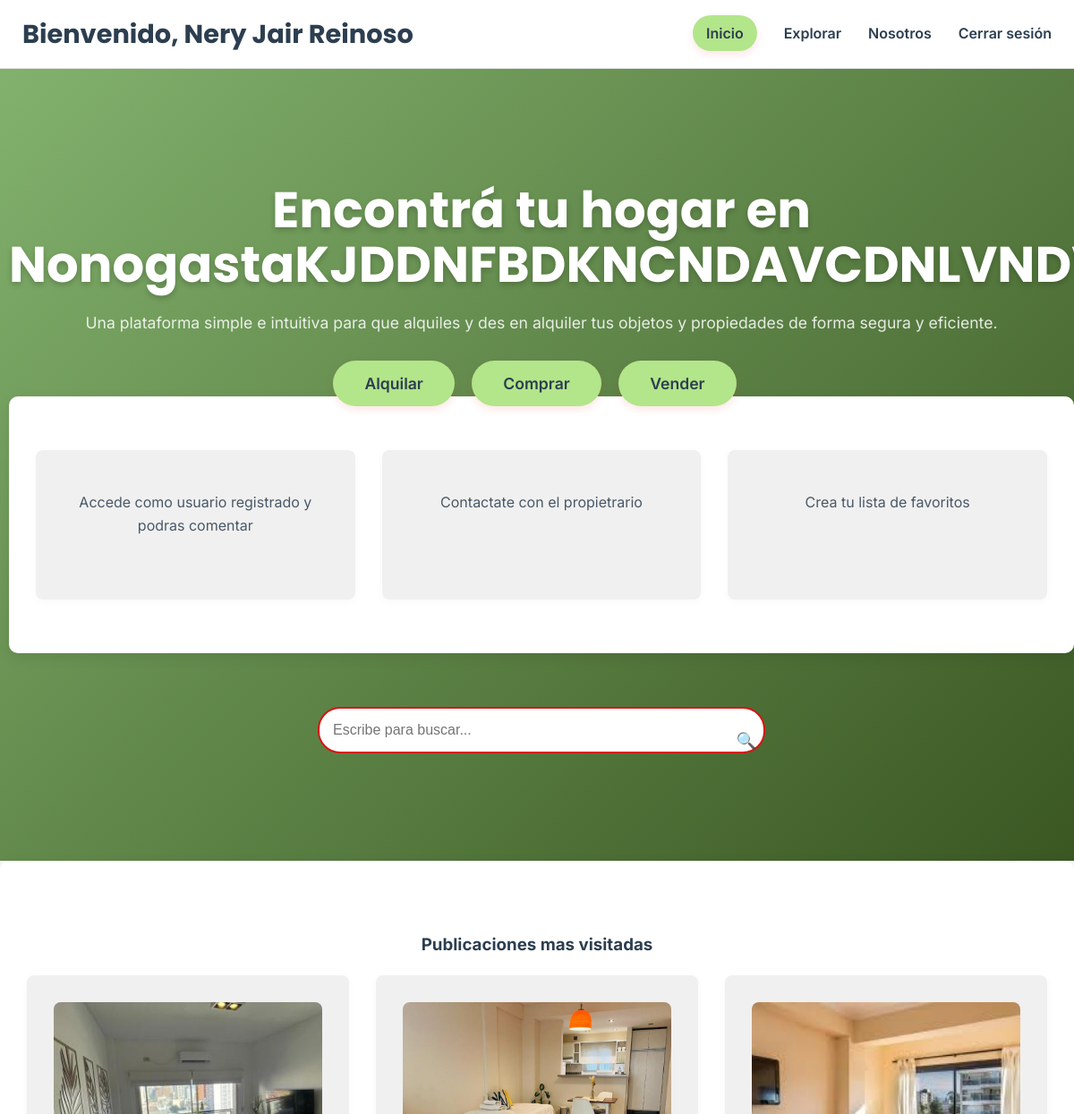
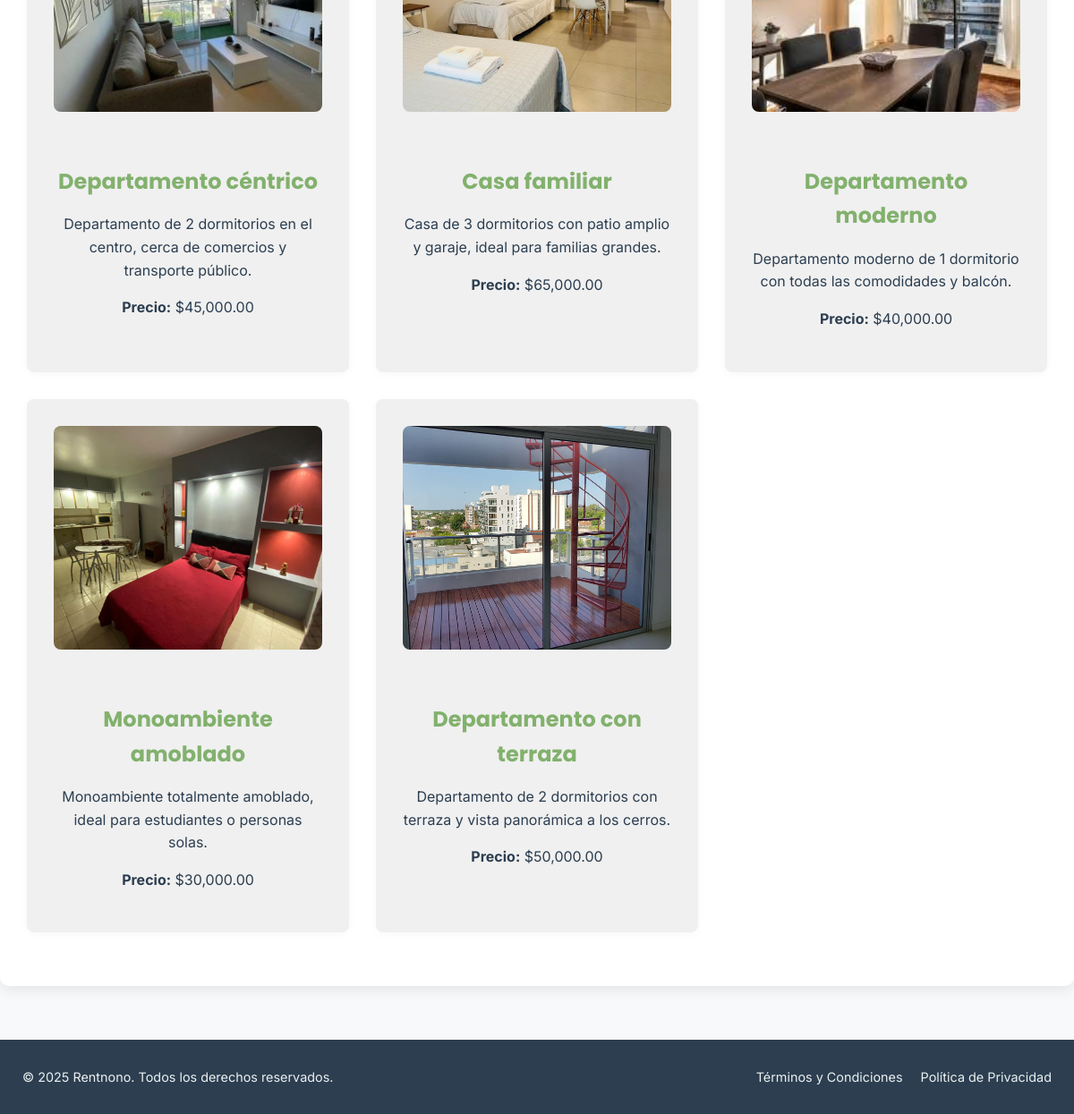
The app's page /RentNono/usuario/ixusuario.php (signed in) with its own data (2 pictures, top to bottom).
### tables this page shows
CREATE TABLE `propiedades` (
  `id` int(11) NOT NULL,
  `titulo` varchar(100) NOT NULL,
  `descripcion` text DEFAULT NULL,
  `precio` decimal(12,2) NOT NULL,
  `tipo` enum('casa','departamento','local comercial','terreno o lote','galpon','camping') NOT NULL,
  `operacion` enum('alquiler','venta') NOT NULL,
  `superficie` int(11) DEFAULT NULL,
  `ambientes` int(11) DEFAULT NULL,
  `dormitorios` int(11) DEFAULT NULL,
  `sanitarios` int(11) DEFAULT NULL,
  `garaje` tinyint(1) DEFAULT 0,
  `estado` enum('a estrenar','usado','en construcción') NOT NULL DEFAULT 'a estrenar',
  `ubicacion` varchar(255) DEFAULT NULL,
  `direccion` varchar(255) DEFAULT NULL,
  `disponibilidad` enum('disponible','reservado') DEFAULT 'disponible',
  `imagen` varchar(255) DEFAULT NULL,
  `fecha_publicacion` timestamp NOT NULL DEFAULT current_timestamp(),
  `id_usuario` int(11) DEFAULT NULL,
  `visitas` int(11) DEFAULT 0
);

### RentNono/database/publicaciones.php (called while the page is built, shortened)
<?php
include("conexion.php");
$sql = "SELECT * FROM propiedades ORDER BY fecha_publicacion DESC LIMIT 6";
$stmt = $conn->query($sql);
$publicaciones = $stmt->fetchAll(PDO::FETCH_ASSOC);
?>

### RentNono/usuario/ixusuario.php (the view, shortened to what this page needs)
<?php
    include("../database/publicaciones.php");
?>
<!DOCTYPE html>
<html lang="es">
<head>
    <link rel="stylesheet" href="../estilos/estilo.css">
    <link rel="stylesheet" href="../estilos/publicaciones.css">
</head>
<body>
    <header class="main-header">
        <div class="container header-content">
            <h1 class="site-logo">
                <?php if(isset($_SESSION['nombre'])): ?>
                    <a href="ixusuario.php">Bienvenido, <?php echo htmlspecialchars($_SESSION['nombre']); ?></a>
                <?php else: ?>
                    <a href="ixusuario.php">RentNono</a>
                <?php endif; ?>
            </h1>
            <nav class="main-nav">
                <ul>
                    <li><b href="#" class="btn-primary-small" href="ixusuario.php">Inicio</b></li>
                    <li><a href="erusuario.php">Explorar</a></li>
                    <li><a href="../nosotros.php">Nosotros</a></li>
                    <?php if(isset($_SESSION['nombre'])): ?>
                        <li><a href="../database/logout.php">Cerrar sesión</a></li>
                    <?php else: ?>
                        <a id="abrirLogin" class="btn-iniciar-sesion">Iniciar sesión</a>
                    <?php endif; ?>
            </nav>
        </div>
    </header>
    <main>
        <section class="hero-section">
            <div class="hero-text-content">
                <h2>Encontrá tu hogar
                    en NonogastaKJDDNFBDKNCNDAVCDNLVNDVC</h2>
                <p>Una plataforma simple e intuitiva para que alquiles y des en alquiler tus objetos y propiedades de
                    forma segura y eficiente.</p>
                <a href="#" class="btn-primary-large">Alquilar</a>
                <a href="#" class="btn-primary-large">Comprar</a>
                <a href="#" class="btn-primary-large">Vender</a>
                <section class="features-section container">
                    <div class="features-grid">
                        <div class="feature-item">
                            <p>Accede como usuario registrado y podras comentar</p>
                        </div>
                        <div class="feature-item">
                            <p>Contactate con el propietrario</p>
                        </div>
                        <div class="feature-item">
                            <p>Crea tu lista de favoritos</p>
                        </div>
                    </div>
                </section>
            </div>
            <div class="search-box">
                <input list="opciones" type="text" id="buscar" placeholder="Escribe para buscar...">
                <button type="button" class="icon" id="btnBuscar">🔍</button>
            </div>
        </section>
        <section class="features-section container">
            <h3>Publicaciones mas visitadas</h3>
            <div class="features-grid">
                <?php if (count($publicaciones) > 0): ?>
                    <?php foreach ($publicaciones as $pub): ?>
                        <div class="feature-item">
                            <img src="../media/publicaciones/<?php echo htmlspecialchars($pub['imagen']); ?>" alt="Imagen de <?php echo htmlspecialchars($pub['titulo']); ?>">
                            <h4><?php echo htmlspecialchars($pub['titulo']); ?></h4>
                            <p><?php echo htmlspecialchars($pub['descripcion']); ?></p>
                            <p><strong>Precio:</strong> $<?php echo number_format($pub['precio'], 2); ?></p>
                        </div>
                    <?php endforeach; ?>
                <?php else: ?>
                    <p>No hay publicaciones disponibles.</p>
                <?php endif; ?>
            </div>
        </section>
    </main>
    <footer class="main-footer">
        <div class="container footer-content">
            <p>&copy; 2025 Rentnono. Todos los derechos reservados.</p>
            <ul class="footer-links">
                <li><a href="#">Términos y Condiciones</a></li>
                <li><a href="#">Política de Privacidad</a></li>
            </ul>
        </div>
    </footer>
</body>
</html>

### RentNono/estilos/estilo.css (style rules this page uses)
:root { --primary-color: #82b16d; --secondary-color: #b3e58a; --dark-text-color: #2c3e50; --light-text-color: #ecf0f1; --white-bg: #ffffff; --light-gray-bg: #f8f9fa; --border-color: #e0e0e0; --font-heading: 'Poppins', sans-serif; --font-body: 'Inter', sans-serif; }
.pub-card, .feature-item { position: relative; overflow: hidden; transition: transform 0.3s ease, box-shadow 0.3s ease; cursor: pointer; }
.search-box { position: relative; width: 500px; margin: 40px auto; }
.search-box input { width: 100%; padding: 15px 40px 15px 15px; font-size: 16px; border: 2px solid #db1212; border-radius: 25px; outline: none; transition: all 0.3s ease; }
.search-box button.icon { position: absolute; right: 5px; top: 50%; transform: translateY(-50%); font-size: 18px; background: none; border: none; cursor: pointer; color: #555; padding: 5px; }
body { font-family: var(--font-body); margin: 0; line-height: 1.6; color: var(--dark-text-color); background-color: var(--light-gray-bg); -webkit-font-smoothing: antialiased; -moz-osx-font-smoothing: grayscale; }
*, *::before, *::after { box-sizing: border-box; }
a { text-decoration: none; color: var(--primary-color); transition: color 0.3s ease; }
.container { max-width: 1200px; margin: 0 auto; padding: 0 25px; }
.main-header { background-color: var(--white-bg); padding: 15px 0; border-bottom: 1px solid var(--border-color); box-shadow: 0 2px 10px rgba(0, 0, 0, 0.05); }
.header-content { display: flex; justify-content: space-between; align-items: center; }
.site-logo { margin: 0; font-size: 1.8em; font-family: var(--font-heading); font-weight: 700; }
.site-logo a { color: var(--dark-text-color); text-decoration: none; }
.main-nav ul { list-style: none; margin: 0; padding: 0; display: flex; align-items: center; }
.main-nav ul li { margin-left: 30px; }
.main-nav ul li a { color: var(--dark-text-color); font-weight: 600; position: relative; padding-bottom: 5px; }
.main-nav ul li a::after { content: ''; position: absolute; width: 0; height: 2px; background: var(--primary-color); left: 0; bottom: 0; transition: width 0.3s ease-out; }
.btn-primary-small, .btn-primary-large { background-color: var(--secondary-color); color: var(--dark-text-color); padding: 10px 15px; border-radius: 50px; font-weight: 600; box-shadow: 0 4px 10px rgba(252, 14, 14, 0.1); }
.btn-primary-large { padding: 15px 35px; font-size: 1.1em; margin-right: 15px; }
.hero-section { background: linear-gradient(135deg, var(--primary-color) 0%, #3a5722 100%); padding: 80px 0; padding-left: 10px; color: var(--white-bg); text-align: center; overflow: hidden; }
.hero-text-content h2 { font-family: var(--font-heading); font-size: 3.5em; margin-bottom: 20px; line-height: 1.1; text-shadow: 0 3px 6px rgba(0, 0, 0, 0.2); }
.hero-text-content p { font-size: 1.1em; margin-bottom: 40px; opacity: 0.85; }
.main-footer { background-color: var(--dark-text-color); color: var(--light-text-color); padding: 30px 0; text-align: center; font-size: 0.9em; }
.footer-content { display: flex; justify-content: space-between; align-items: center; flex-wrap: wrap; }
.footer-content p { margin: 0; }
.footer-links { list-style: none; margin: 0; padding: 0; display: flex; }
.footer-links li { margin-left: 20px; }
.footer-links li a { color: var(--light-text-color); transition: color 0.3s ease; }
button { margin-top: 12px; background: #ffc107; color: #333; border: none; padding: 10px 25px; border-radius: 6px; cursor: pointer; font-weight: bold; transition: background 0.3s ease; }

### RentNono/estilos/publicaciones.css (style rules this page uses)
.features-section { padding: 60px 30px; text-align: center; background-color: var(--white-bg); margin-bottom: 60px; border-radius: 10px; box-shadow: 0 5px 15px rgba(0, 0, 0, 0.08); }
.features-grid { display: grid; grid-template-columns: repeat(auto-fit, minmax(280px, 1fr)); gap: 30px; transition: opacity 0.4s ease; }
.feature-item { background-color: rgba(180, 179, 179, 0.2); padding: 30px; border-radius: 8px; box-shadow: 0 2px 10px rgba(0, 0, 0, 0.03); transition: transform 0.3s ease, box-shadow 0.3s ease; }
.feature-item img { width: 100%; height: 250px; object-fit: cover; border-radius: 8px; margin-bottom: 20px; }
.feature-item h4 { font-family: var(--font-heading); font-size: 1.5em; color: var(--primary-color); margin-bottom: 15px; }
.feature-item p { font-size: 1em; color: var(--dark-text-color); }

### records on screen
propiedades: imagen (picture), titulo "Departamento céntrico", descripcion "Departamento de 2 dormitorios en el centro, cerca de comercios y transporte público.", precio "45,000.00"
propiedades: imagen (picture), titulo "Casa familiar", descripcion "Casa de 3 dormitorios con patio amplio y garaje, ideal para familias grandes.", precio "65,000.00"
propiedades: imagen (picture), titulo "Departamento moderno", descripcion "Departamento moderno de 1 dormitorio con todas las comodidades y balcón.", precio "40,000.00"
propiedades: imagen (picture), titulo "Monoambiente amoblado", descripcion "Monoambiente totalmente amoblado, ideal para estudiantes o personas solas.", precio "30,000.00"
propiedades: imagen (picture), titulo "Departamento con terraza", descripcion "Departamento de 2 dormitorios con terraza y vista panorámica a los cerros.", precio "50,000.00"

### other values on screen
$_SESSION['nombre'] "Nery Jair Reinoso"
